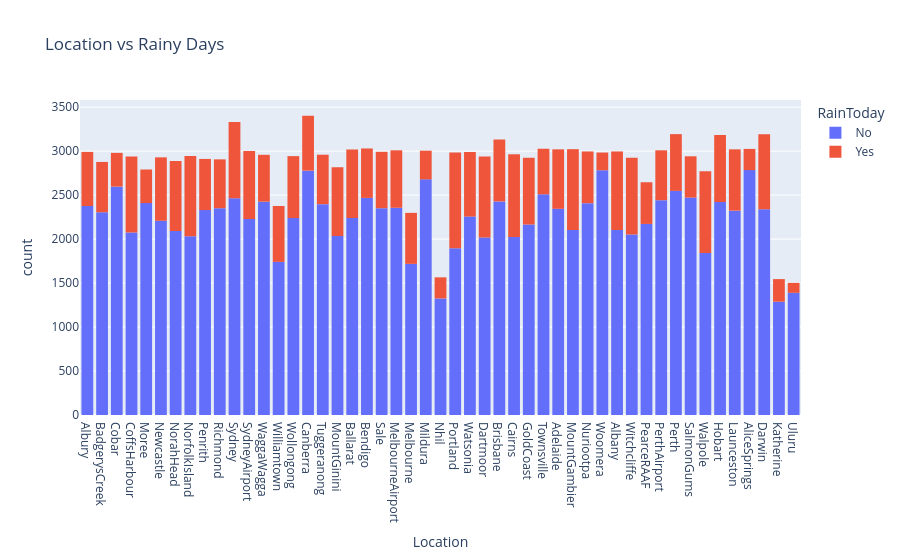

Here is the notebook cell this chart was saved with:
### Code cell
print(raw_df.Location.nunique())
px.histogram(raw_df,x="Location",title='Location vs Rainy Days',color='RainToday')

### Figure 1 — Plotly figure (JSON) as saved in the notebook; plotly's stock layout.template omitted (floating-point values rounded to 4 significant figures; data arrays with more than 128 entries replaced by an {"elided": "..."} marker saying what was removed)
{"data": [{"bingroup": "x", "hovertemplate": "RainToday=No<br>Location=%{x}<br>count=%{y}<extra></extra>", "legendgroup": "No", "marker": {"color": "#636efa", "pattern": {"shape": ""}}, "name": "No", "orientation": "v", "showlegend": true, "type": "histogram", "x": {"elided": "109332 str values"}, "xaxis": "x", "yaxis": "y"}, {"bingroup": "x", "hovertemplate": "RainToday=Yes<br>Location=%{x}<br>count=%{y}<extra></extra>", "legendgroup": "Yes", "marker": {"color": "#EF553B", "pattern": {"shape": ""}}, "name": "Yes", "orientation": "v", "showlegend": true, "type": "histogram", "x": {"elided": "31455 str values"}, "xaxis": "x", "yaxis": "y"}], "layout": {"barmode": "relative", "legend": {"title": {"text": "RainToday"}, "tracegroupgap": 0}, "title": {"text": "Location vs Rainy Days"}, "xaxis": {"anchor": "y", "domain": [0, 1], "title": {"text": "Location"}}, "yaxis": {"anchor": "x", "domain": [0, 1], "title": {"text": "count"}}}}
